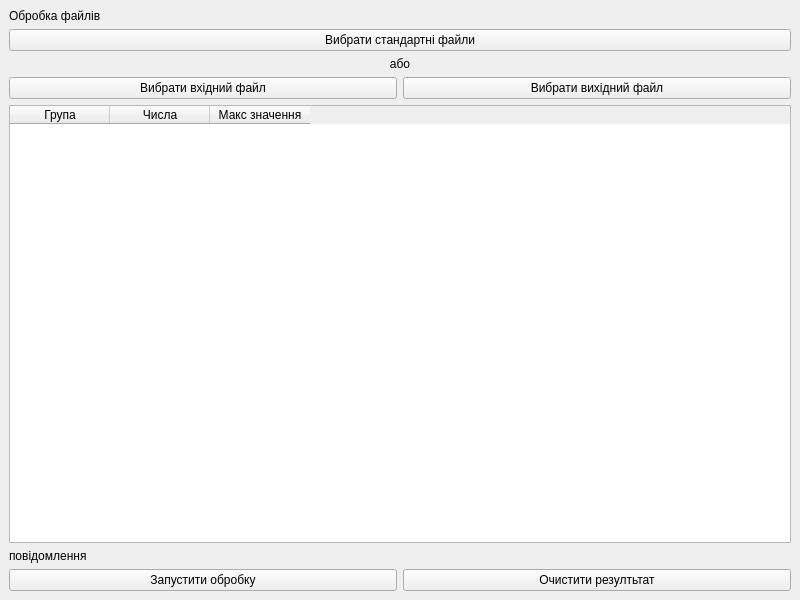
<?xml version="1.0" encoding="UTF-8"?>
<ui version="4.0">
 <class>MainWindow</class>
 <widget class="QMainWindow" name="MainWindow">
  <property name="geometry">
   <rect>
    <x>0</x>
    <y>0</y>
    <width>800</width>
    <height>600</height>
   </rect>
  </property>
  <property name="windowTitle">
   <string>MainWindow</string>
  </property>
  <widget class="QWidget" name="centralwidget">
   <layout class="QVBoxLayout" name="verticalLayout_2">
    <item>
     <widget class="QLabel" name="label">
      <property name="text">
       <string>Обробка файлів</string>
      </property>
     </widget>
    </item>
    <item>
     <layout class="QVBoxLayout" name="verticalLayout">
      <item>
       <widget class="QPushButton" name="btnSelectStandardFiles">
        <property name="text">
         <string>Вибрати стандартні файли</string>
        </property>
       </widget>
      </item>
      <item>
       <widget class="QLabel" name="label_2">
        <property name="text">
         <string>або</string>
        </property>
        <property name="alignment">
         <set>Qt::AlignmentFlag::AlignCenter</set>
        </property>
       </widget>
      </item>
      <item>
       <layout class="QHBoxLayout" name="horizontalLayout">
        <item>
         <widget class="QPushButton" name="btnSelectInputFile">
          <property name="text">
           <string>Вибрати вхідний файл</string>
          </property>
         </widget>
        </item>
        <item>
         <widget class="QPushButton" name="pushButton_3">
          <property name="text">
           <string>Вибрати вихідний файл</string>
          </property>
         </widget>
        </item>
       </layout>
      </item>
     </layout>
    </item>
    <item>
     <widget class="QTableWidget" name="tableResults">
      <column>
       <property name="text">
        <string>Група</string>
       </property>
      </column>
      <column>
       <property name="text">
        <string>Числа</string>
       </property>
      </column>
      <column>
       <property name="text">
        <string>Макс значення</string>
       </property>
      </column>
     </widget>
    </item>
    <item>
     <widget class="QLabel" name="labelMessages">
      <property name="text">
       <string>повідомлення</string>
      </property>
     </widget>
    </item>
    <item>
     <layout class="QHBoxLayout" name="horizontalLayout_2">
      <item>
       <widget class="QPushButton" name="btnRunProcessing">
        <property name="text">
         <string>Запустити обробку</string>
        </property>
       </widget>
      </item>
      <item>
       <widget class="QPushButton" name="btnClearResults">
        <property name="text">
         <string>Очистити резултьтат</string>
        </property>
       </widget>
      </item>
     </layout>
    </item>
   </layout>
  </widget>
 </widget>
 <resources/>
 <connections/>
</ui>
